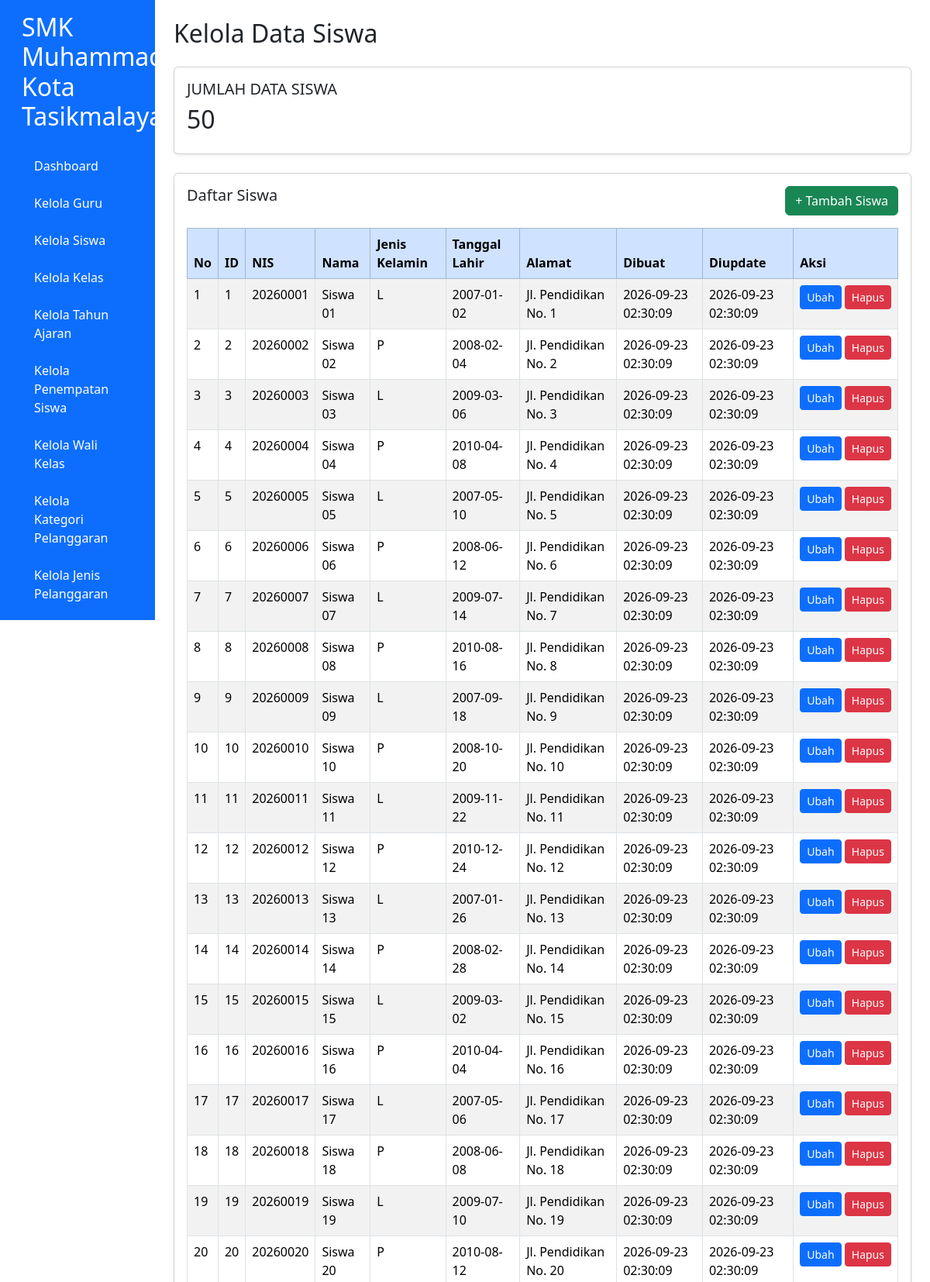
The page /siswa.php (signed in, upper part) on the database its author committed.
### tables this page shows
CREATE TABLE `t_siswa` (
  `id` int(11) NOT NULL,
  `nis` varchar(30) DEFAULT NULL,
  `nisn` varchar(20) NOT NULL,
  `nama` varchar(150) DEFAULT NULL,
  `jenis_kelamin` char(1) NOT NULL,
  `tanggal_lahir` date NOT NULL,
  `alamat` text NOT NULL,
  `status_aktif` tinyint(1) NOT NULL,
  `created_at` timestamp NOT NULL DEFAULT current_timestamp(),
  `updated_at` timestamp NOT NULL DEFAULT current_timestamp()
);

### siswa.php (the view, shortened to what this page needs)
<?php
require_once "config.php";
$query_siswa = mysqli_query($conn, "SELECT COUNT(*) AS total FROM t_siswa");
$total_siswa = mysqli_fetch_assoc($query_siswa)['total'];
$result = mysqli_query($conn, "SELECT * FROM t_siswa ORDER BY id ASC");
?>
<!DOCTYPE html>
<html lang="id">
<head>
    <link href="https://cdn.jsdelivr.net/npm/bootstrap@5.3.8/dist/css/bootstrap.min.css" rel="stylesheet">
</head>
<body>
<div class="container-fluid">
    <div class="row">
        <?php include "menu.php"; ?>
        <main class="col-md-9 col-lg-10 p-4">
            <h2 class="mb-4">Kelola Data Siswa</h2>
            <div class="card mb-4 shadow-sm">
                <div class="card-body">
                    <h5>JUMLAH DATA SISWA</h5>
                    <h2><?= (int)$total_siswa ?></h2>
                </div>
            </div>
            <div class="card shadow-sm">
                <div class="card-body">
                    <div class="d-flex justify-content-between mb-3">
                        <h5>Daftar Siswa</h5>
                        <a href="tambah_data_siswa.php" class="btn btn-success">+ Tambah Siswa</a>
                    </div>
                    <div class="table-responsive">
                        <table class="table table-bordered table-striped table-hover">
                            <thead class="table-primary">
                                <tr>
                                    <th>No</th><th>ID</th><th>NIS</th><th>Nama</th>
                                    <th>Jenis Kelamin</th><th>Tanggal Lahir</th>
                                    <th>Alamat</th><th>Dibuat</th><th>Diupdate</th><th>Aksi</th>
                                </tr>
                            </thead>
                            <tbody>
                            <?php if (mysqli_num_rows($result) > 0): ?>
                                <?php $no = 1; while ($row = mysqli_fetch_assoc($result)):
                                    $updated = $row['updated_at'] ?? '';
                                ?>
                                <tr>
                                    <td><?= $no++ ?></td>
                                    <td><?= htmlspecialchars((string)$row['id']) ?></td>
                                    <td><?= htmlspecialchars((string)($row['nis'] ?? '-')) ?></td>
                                    <td><?= htmlspecialchars((string)($row['nama'] ?? '-')) ?></td>
                                    <td><?= htmlspecialchars((string)($row['jenis_kelamin'] ?? '-')) ?></td>
                                    <td><?= htmlspecialchars((string)($row['tanggal_lahir'] ?? '-')) ?></td>
                                    <td><?= htmlspecialchars((string)($row['alamat'] ?? '-')) ?></td>
                                    <td><?= htmlspecialchars((string)($row['created_at'] ?? '-')) ?></td>
                                    <td><?= htmlspecialchars((string)$updated) ?></td>
                                    <td class="text-nowrap">
                                        <a href="edit_siswa.php?id=<?= urlencode((string)$row['id']) ?>" class="btn btn-sm btn-primary">Ubah</a>
                                        <a href="hapus_siswa.php?id=<?= urlencode((string)$row['id']) ?>" class="btn btn-sm btn-danger" onclick="return confirm('Yakin ingin menghapus siswa ini?')">Hapus</a>
                                    </td>
                                </tr>
                                <?php endwhile; ?>
                            <?php else: ?>
                                <tr><td colspan="10" class="text-center">Belum ada data siswa.</td></tr>
                            <?php endif; ?>
                            </tbody>
                        </table>
                    </div>
                </div>
            </div>
        </main>
    </div>
</div>
</body>
</html>

### rows shown on the page
t_siswa: id "1", nis "20260001", nama "Siswa 01", jenis_kelamin "L", tanggal_lahir "2007-01-02", alamat "Jl. Pendidikan No. 1", created_at "2026-09-23 02:30:09", updated_at "2026-09-23 02:30:09"
t_siswa: id "2", nis "20260002", nama "Siswa 02", jenis_kelamin "P", tanggal_lahir "2008-02-04", alamat "Jl. Pendidikan No. 2", created_at "2026-09-23 02:30:09", updated_at "2026-09-23 02:30:09"
t_siswa: id "3", nis "20260003", nama "Siswa 03", jenis_kelamin "L", tanggal_lahir "2009-03-06", alamat "Jl. Pendidikan No. 3", created_at "2026-09-23 02:30:09", updated_at "2026-09-23 02:30:09"
t_siswa: id "4", nis "20260004", nama "Siswa 04", jenis_kelamin "P", tanggal_lahir "2010-04-08", alamat "Jl. Pendidikan No. 4", created_at "2026-09-23 02:30:09", updated_at "2026-09-23 02:30:09"
t_siswa: id "5", nis "20260005", nama "Siswa 05", jenis_kelamin "L", tanggal_lahir "2007-05-10", alamat "Jl. Pendidikan No. 5", created_at "2026-09-23 02:30:09", updated_at "2026-09-23 02:30:09"
t_siswa: id "6", nis "20260006", nama "Siswa 06", jenis_kelamin "P", tanggal_lahir "2008-06-12", alamat "Jl. Pendidikan No. 6", created_at "2026-09-23 02:30:09", updated_at "2026-09-23 02:30:09"
t_siswa: id "7", nis "20260007", nama "Siswa 07", jenis_kelamin "L", tanggal_lahir "2009-07-14", alamat "Jl. Pendidikan No. 7", created_at "2026-09-23 02:30:09", updated_at "2026-09-23 02:30:09"
t_siswa: id "8", nis "20260008", nama "Siswa 08", jenis_kelamin "P", tanggal_lahir "2010-08-16", alamat "Jl. Pendidikan No. 8", created_at "2026-09-23 02:30:09", updated_at "2026-09-23 02:30:09"
t_siswa: id "9", nis "20260009", nama "Siswa 09", jenis_kelamin "L", tanggal_lahir "2007-09-18", alamat "Jl. Pendidikan No. 9", created_at "2026-09-23 02:30:09", updated_at "2026-09-23 02:30:09"
t_siswa: id "10", nis "20260010", nama "Siswa 10", jenis_kelamin "P", tanggal_lahir "2008-10-20", alamat "Jl. Pendidikan No. 10", created_at "2026-09-23 02:30:09", updated_at "2026-09-23 02:30:09"
t_siswa: id "11", nis "20260011", nama "Siswa 11", jenis_kelamin "L", tanggal_lahir "2009-11-22", alamat "Jl. Pendidikan No. 11", created_at "2026-09-23 02:30:09", updated_at "2026-09-23 02:30:09"
t_siswa: id "12", nis "20260012", nama "Siswa 12", jenis_kelamin "P", tanggal_lahir "2010-12-24", alamat "Jl. Pendidikan No. 12", created_at "2026-09-23 02:30:09", updated_at "2026-09-23 02:30:09"
t_siswa: id "13", nis "20260013", nama "Siswa 13", jenis_kelamin "L", tanggal_lahir "2007-01-26", alamat "Jl. Pendidikan No. 13", created_at "2026-09-23 02:30:09", updated_at "2026-09-23 02:30:09"
t_siswa: id "14", nis "20260014", nama "Siswa 14", jenis_kelamin "P", tanggal_lahir "2008-02-28", alamat "Jl. Pendidikan No. 14", created_at "2026-09-23 02:30:09", updated_at "2026-09-23 02:30:09"
t_siswa: id "15", nis "20260015", nama "Siswa 15", jenis_kelamin "L", tanggal_lahir "2009-03-02", alamat "Jl. Pendidikan No. 15", created_at "2026-09-23 02:30:09", updated_at "2026-09-23 02:30:09"
t_siswa: id "16", nis "20260016", nama "Siswa 16", jenis_kelamin "P", tanggal_lahir "2010-04-04", alamat "Jl. Pendidikan No. 16", created_at "2026-09-23 02:30:09", updated_at "2026-09-23 02:30:09"
t_siswa: id "17", nis "20260017", nama "Siswa 17", jenis_kelamin "L", tanggal_lahir "2007-05-06", alamat "Jl. Pendidikan No. 17", created_at "2026-09-23 02:30:09", updated_at "2026-09-23 02:30:09"
t_siswa: id "18", nis "20260018", nama "Siswa 18", jenis_kelamin "P", tanggal_lahir "2008-06-08", alamat "Jl. Pendidikan No. 18", created_at "2026-09-23 02:30:09", updated_at "2026-09-23 02:30:09"
t_siswa: id "19", nis "20260019", nama "Siswa 19", jenis_kelamin "L", tanggal_lahir "2009-07-10", alamat "Jl. Pendidikan No. 19", created_at "2026-09-23 02:30:09", updated_at "2026-09-23 02:30:09"
t_siswa: id "20", nis "20260020", nama "Siswa 20", jenis_kelamin "P", tanggal_lahir "2010-08-12", alamat "Jl. Pendidikan No. 20", created_at "2026-09-23 02:30:09", updated_at "2026-09-23 02:30:09"

### other values the page prints
$total_siswa "50"
